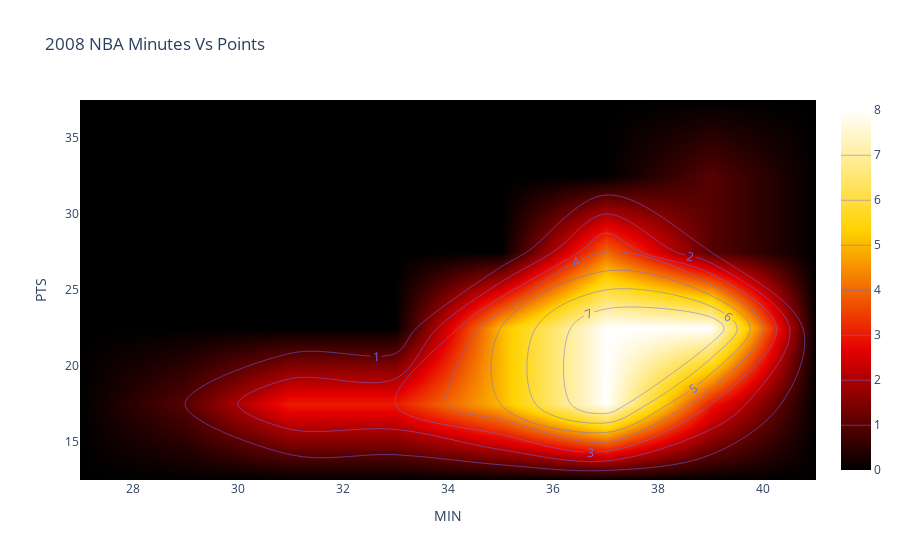

The code cell stored with this chart in its notebook:
### Code cell
# Create Contour Chart
fig = px.density_contour(df_bb, x='MIN', y='PTS', title='2008 NBA Minutes Vs Points')
fig.update_traces(contours_coloring='heatmap', contours_showlabels = True,colorscale='Hot')
fig.show()

### Figure 1 — Plotly figure (JSON) as saved in the notebook; plotly's stock layout.template omitted (floating-point values rounded to 4 significant figures)
{"data": [{"colorscale": [[0, "rgb(0,0,0)"], [0.3333, "rgb(230,0,0)"], [0.6667, "rgb(255,210,0)"], [1, "rgb(255,255,255)"]], "contours": {"coloring": "heatmap", "showlabels": true}, "hovertemplate": "MIN=%{x}<br>PTS=%{y}<br>count=%{z}<extra></extra>", "legendgroup": "", "line": {"color": "#636efa"}, "name": "", "showlegend": false, "type": "histogram2dcontour", "x": [38.6, 37.7, 36.2, 37.7, 36.2, 39, 38.2, 36.6, 38.5, 34.5, 38.1, 37.2, 38.2, 34.1, 36.8, 39.5, 36.1, 36.4, 39.3, 35.1, 38.6, 36.8, 39.7, 36.6, 35.7, 37.4, 34.9, 38.1, 33.6, 35.9, 33.6, 36.9, 33.7, 35.6, 37.3, 37.1, 39.8, 31.1, 38, 37.5, 34, 36.3, 37.1, 31.9, 35, 30.1, 36.2, 35.3, 36.7, 29.9], "xaxis": "x", "xbingroup": "x", "y": [30.2, 28.4, 26.8, 25.9, 25.8, 25.3, 24.6, 23.1, 22.8, 22.8, 22.7, 22.6, 22.2, 22, 21.4, 21.4, 21.3, 21.2, 21, 20.8, 20.8, 20.8, 20.7, 20.7, 20.6, 20.5, 20.1, 19.7, 19.7, 19.6, 19.6, 19.4, 19.3, 19, 18.9, 18.9, 18.8, 18.6, 18.5, 18.3, 18.3, 18.2, 18.1, 18, 17.8, 17.8, 17.7, 17.7, 17.5, 17.2], "yaxis": "y", "ybingroup": "y"}], "layout": {"legend": {"tracegroupgap": 0}, "title": {"text": "2008 NBA Minutes Vs Points"}, "xaxis": {"anchor": "y", "domain": [0, 1], "title": {"text": "MIN"}}, "yaxis": {"anchor": "x", "domain": [0, 1], "title": {"text": "PTS"}}}}
